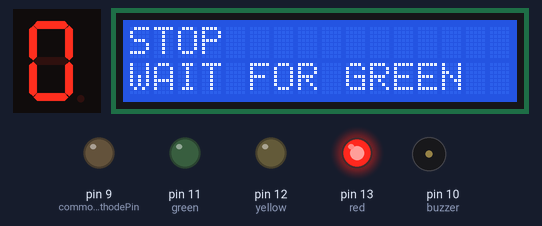
This program was run on a simulated Arduino Uno, built with avr-gcc and run on an emulated ATmega328P. Shown: 1-digit seven-segment display, 16×2 character LCD, output pins drawn as LEDs (lit = HIGH), buzzer (waves = sounding). Wiring (from diagram.json): 1-digit 7-segment display, segments lit when HIGH: segments pin 2, pin 3, pin 4, pin 5, pin 6, pin 7, pin 8. The segment pins are drawn as the display they are named for; pins used as bus, display or sensor lines are not drawn.

Above: at 0.2 s.
At 5.3 s:
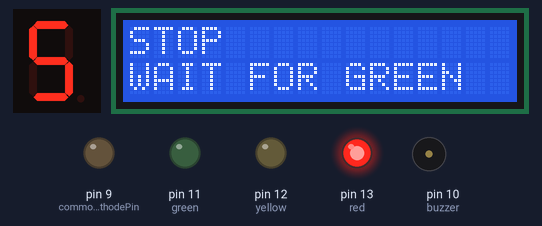
At 10.4 s:
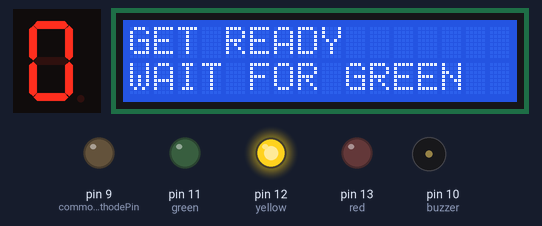
At 11.9 s:
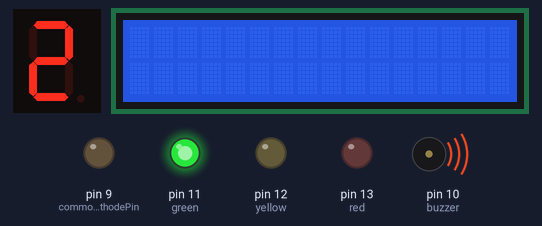
At 24.7 s:
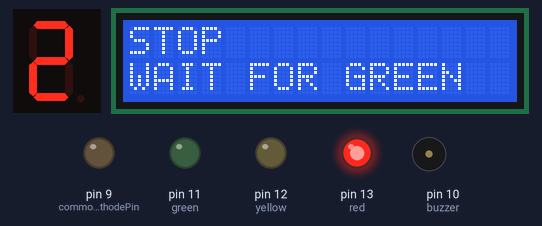
At 38.1 s:
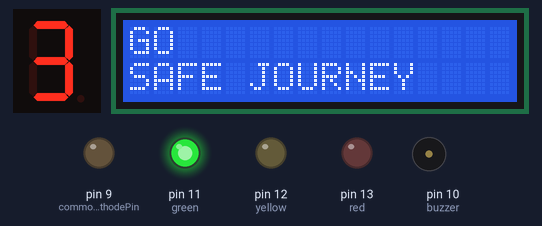
Timing chart, 0 to 39.6 s (numbered marks = the images above):
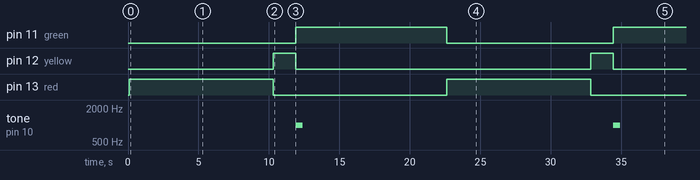

Measured:
- by itself, pin 11 (green): LOW → HIGH at 11.9 s, → LOW 10.7 s later, → HIGH 11.8 s later
- by itself, pin 12 (yellow): alternates HIGH for 1.6 s and LOW for 21.0 s
- by itself, pin 13 (red): alternates HIGH for 10.2 s and LOW for 12.3 s
- by itself, tone on pin 10 (buzzer): alternates 1000 Hz for 0.50 s and silent for 22.0 s
- what the display in image 1 shows lasts 1.0 s, from 5.2 s to 6.2 s
- what the display in image 2 shows lasts 0.6 s, from 10.3 s to 10.9 s

The program:

main.cpp
```cpp
#include <Arduino.h>
const int segmentPins[8] = {2, 3, 4, 5, 6, 7, 8};
const int commonCathodePin = 9;
int red  = 13;
int yellow = 12;
int green = 11;
int buzzer = 10;

#include <liquidcrystal_I2C.h>
LiquidCrystal_I2C lcd(0x27, 16, 2);

const byte numbers[11] = {
  B11111100, // 0
  B01100000, // 1
  B11011010, // 2
  B11110010, // 3
  B01100110, // 4
  B10110110, // 5
  B10111110, // 6
  B11100000, // 7
  B11111110, // 8
  B11110110  // 9
};
void displayNumber(int num) {

  for (int i = 0; i < 8; i++) {
    digitalWrite(segmentPins[i], HIGH);
  }

  for (int i = 0; i < 8; i++) {
    if (bitRead(numbers[num], i) == LOW) {
      digitalWrite(segmentPins[7-i], LOW);
    }
  }


}

void setup() {
  lcd.init();
  lcd.backlight();
  lcd.setCursor(0,0);
  lcd.print("Traffic Light");
  lcd.clear();

  for (int i = 0; i < 7; i++) {
    pinMode(segmentPins[i], OUTPUT);
  }
  pinMode(commonCathodePin, OUTPUT);

  pinMode(red, OUTPUT);
  pinMode(yellow, OUTPUT);
  pinMode(green, OUTPUT);
  pinMode(buzzer, OUTPUT);

}

void loop() {
  digitalWrite(red, HIGH);
  digitalWrite(yellow, LOW);
  digitalWrite(green, LOW);
  digitalWrite(buzzer, LOW);
  for (int i = 0; i < 10; i++)
  {
    displayNumber(i);
    lcd.setCursor(0,0);
    lcd.print("STOP      ");
    lcd.setCursor(0,1);
    lcd.print("WAIT FOR GREEN");
    delay(1000);
  }
  lcd.clear();

  digitalWrite(red, LOW);
  digitalWrite(yellow, HIGH);
  digitalWrite(green, LOW);
  digitalWrite(buzzer, LOW);

  for (int i = 0; i < 3; i++)
  {
    displayNumber(i);
    lcd.setCursor(0,0);
    lcd.print("GET READY ");
    lcd.setCursor(0,1);
    lcd.print("WAIT FOR GREEN");
    delay(500);
  }
    lcd.clear();
  digitalWrite(red, LOW);
  digitalWrite(yellow, LOW);
  digitalWrite(green, HIGH);
  digitalWrite(buzzer, LOW);
  tone(buzzer, 1000);
  delay(500);
  noTone(buzzer);
  for (int i = 0; i < 10; i++)
  {
    displayNumber(i);
     lcd.setCursor(0,0);
    lcd.print("GO        ");
    lcd.setCursor(0,1);
    lcd.print("SAFE JOURNEY");
    delay(1000);

  }
  lcd.clear();
}
```
